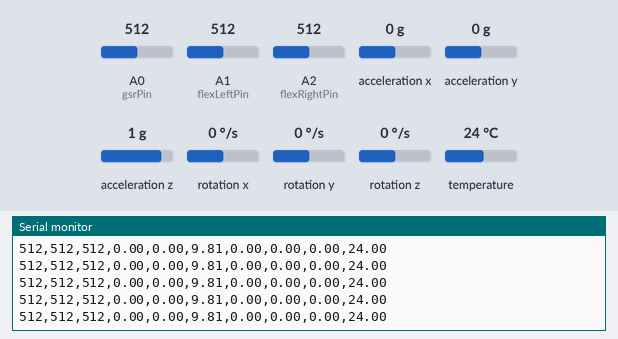
Bench run of a sketch on a simulated Arduino Uno, built with avr-gcc and run on an emulated ATmega328P. Shown: the last lines printed to the serial monitor. The inputs (shaded band) are chosen by the test bench; at power-on: acceleration x 0 g, A0 (gsrPin) = 512, A1 (flexLeftPin) = 512, A2 (flexRightPin) = 512, acceleration y 0 g, acceleration z 1 g, rotation x 0 °/s, rotation y 0 °/s, rotation z 0 °/s, temperature 24 °C.

Above: at 1.2 s.
1.3 s: acceleration x set to -1.4 g
At 1.31 s:
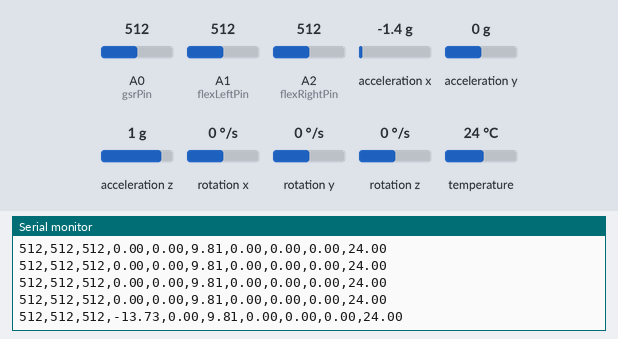
2.8 s: A0 (gsrPin) set to 716
At 2.81 s:
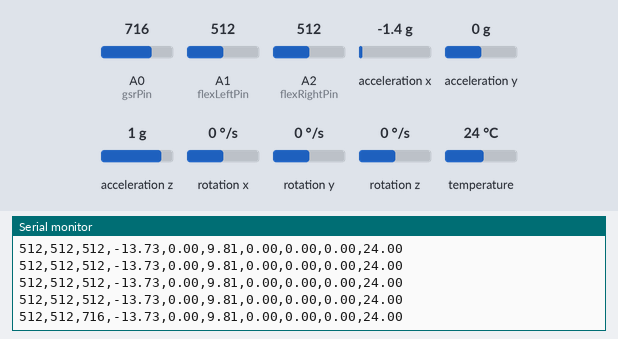
4.3 s: A1 (flexLeftPin) set to 716
At 4.31 s:
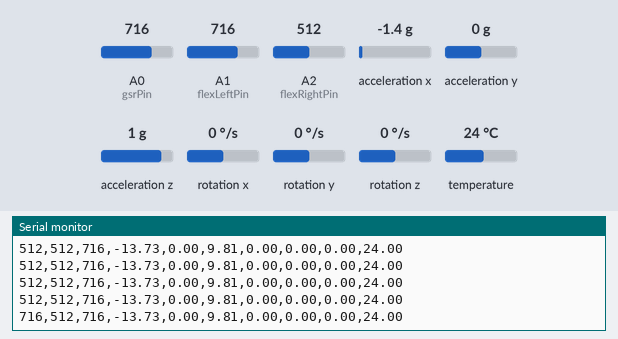
5.8 s: A2 (flexRightPin) set to 716
At 5.81 s:
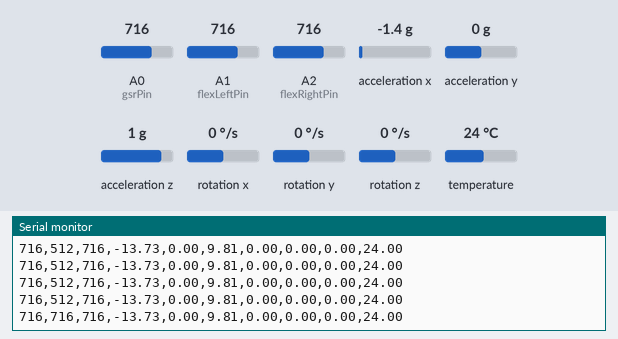
7.3 s: acceleration y set to -1.4 g
At 7.31 s:
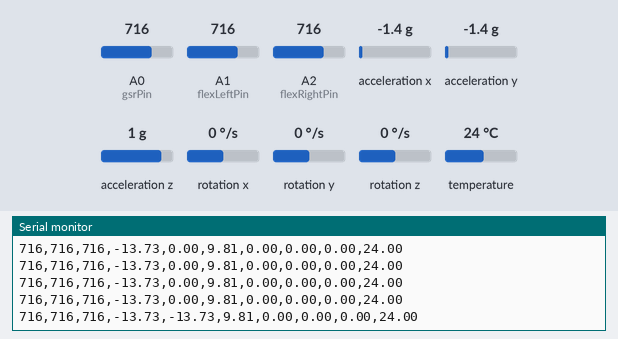
8.8 s: acceleration z set to -1.4 g
At 8.81 s:
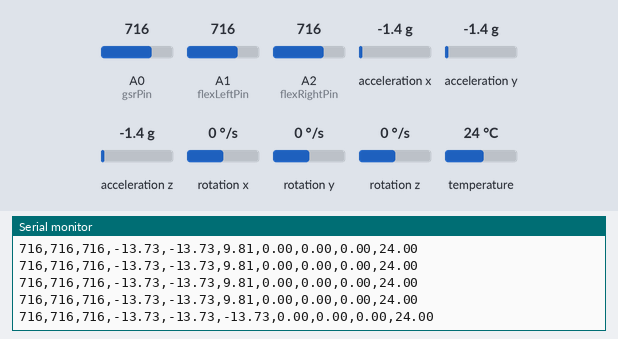

Measured:
- after the input at 1.3 s, the serial monitor: prints a new line at once (image 1)
- after the input at 2.8 s, the serial monitor: prints a new line at once (image 2)
- after the input at 4.3 s, the serial monitor: prints a new line at once (image 3)
- after the input at 5.8 s, the serial monitor: prints a new line at once (image 4)
- after the input at 7.3 s, the serial monitor: prints a new line at once (image 5)
- after the input at 8.8 s, the serial monitor: prints a new line at once (image 6)

The sketch:

flex_acc_gsr.ino
```cpp
#include <Adafruit_MPU6050.h>
#include <Adafruit_Sensor.h>
#include <Wire.h>

Adafruit_MPU6050 mpu;

const int flexLeftPin = A1;
const int flexRightPin = A2;
const int gsrPin = A0;

// Variables
int valueL, valueR, gsrValue;
const int sampleRate = 100;
unsigned long lastSampleTime = 0;

void setup() {
  Serial.begin(115200);
  while (!Serial) delay(10);

  // MPU6050 initialization
  Serial.println("Initializing MPU6050...");
  if (!mpu.begin()) {
    Serial.println("Failed to find MPU6050 chip");
    while (1) delay(10);
  }
  Serial.println("MPU6050 Found!");

  mpu.setAccelerometerRange(MPU6050_RANGE_8_G);
  mpu.setGyroRange(MPU6050_RANGE_500_DEG);
  mpu.setFilterBandwidth(MPU6050_BAND_21_HZ);

  Serial.println("Setup complete\n");
}

void loop() {
  unsigned long currentTime = millis();
  if (currentTime - lastSampleTime >= sampleRate) {
    lastSampleTime = currentTime;

    // Read flex sensor values
    valueL = analogRead(flexLeftPin);
    valueR = analogRead(flexRightPin);

    // Read GSR sensor values
    long sum = 0;
    for (int i = 0; i < 10; i++) {
      sum += analogRead(gsrPin);
    }
    gsrValue = sum / 10;

    // Read MPU6050 values
    sensors_event_t a, g, temp;
    mpu.getEvent(&a, &g, &temp);

    // Print all sensor data
    Serial.print(valueL);
    Serial.print(",");
    Serial.print(valueR);
    Serial.print(",");
    Serial.print(gsrValue);
    Serial.print(",");
    Serial.print(a.acceleration.x);
    Serial.print(",");
    Serial.print(a.acceleration.y);
    Serial.print(",");
    Serial.print(a.acceleration.z);
    Serial.print(",");
    Serial.print(g.gyro.x);
    Serial.print(",");
    Serial.print(g.gyro.y);
    Serial.print(",");
    Serial.print(g.gyro.z);
    Serial.print(",");
    Serial.println(temp.temperature);
  }
}
```
